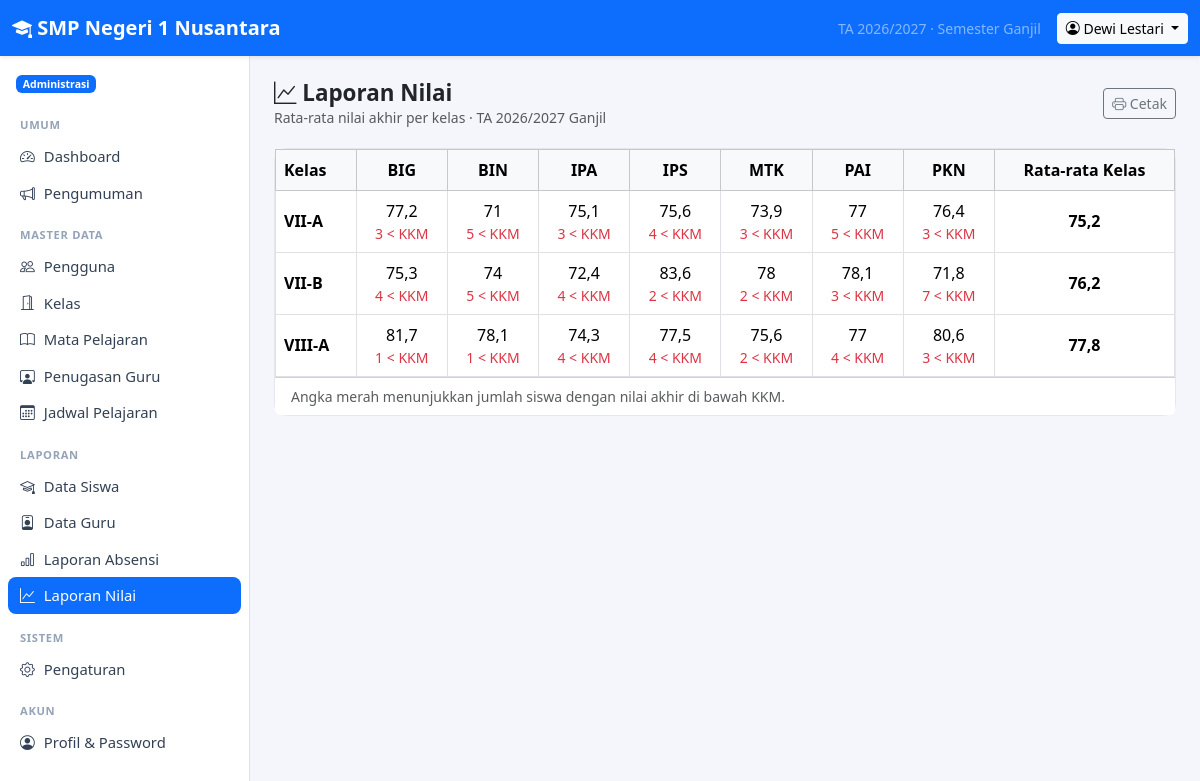
The app's page /index.php?r=laporan/nilai (signed in) with its own data.
### tables this page shows
CREATE TABLE `users` (
  `id` int(11) NOT NULL AUTO_INCREMENT,
  `username` varchar(50) NOT NULL,
  `password_hash` varchar(255) NOT NULL,
  `name` varchar(100) NOT NULL,
  `role` varchar(20) NOT NULL,
  `nip` varchar(30) DEFAULT NULL,
  `email` varchar(100) DEFAULT NULL,
  `phone` varchar(30) DEFAULT NULL,
  `active` int(11) NOT NULL DEFAULT 1,
  `created_at` datetime DEFAULT current_timestamp(),
  PRIMARY KEY (`id`),
  UNIQUE KEY `username` (`username`),
  KEY `idx_users_role` (`role`)
);

CREATE TABLE `subjects` (
  `id` int(11) NOT NULL AUTO_INCREMENT,
  `code` varchar(20) NOT NULL,
  `name` varchar(100) NOT NULL,
  `kkm` int(11) NOT NULL DEFAULT 75,
  PRIMARY KEY (`id`),
  UNIQUE KEY `code` (`code`)
);

CREATE TABLE `classes` (
  `id` int(11) NOT NULL AUTO_INCREMENT,
  `name` varchar(50) NOT NULL,
  `level` int(11) NOT NULL,
  `homeroom_teacher_id` int(11) DEFAULT NULL,
  PRIMARY KEY (`id`),
  UNIQUE KEY `name` (`name`),
  KEY `homeroom_teacher_id` (`homeroom_teacher_id`),
  CONSTRAINT `classes_ibfk_1` FOREIGN KEY (`homeroom_teacher_id`) REFERENCES `users` (`id`) ON DELETE SET NULL
);

### app/helpers.php (called while the page is built, shortened)
<?php
function config(string $key, mixed $default = null): mixed
{
    $value = $GLOBALS['config'];
    foreach (explode('.', $key) as $part) {
        $value = $value[$part];
    }
    return $value;
}
function e(mixed $value): string
{
    return htmlspecialchars((string) ($value ?? ''), ENT_QUOTES, 'UTF-8');
}
function url(string $route = '', array $params = []): string
{
    $query = $route !== '' ? ['r' => $route] + $params : $params;
    return 'index.php' . ($query ? '?' . http_build_query($query) : '');
}
function param(string $key, string $default = ''): string
{
    $v = $_GET[$key] ?? $default;
    return is_string($v) ? trim($v) : $default;
}
function render(string $view, array $data = [], string $title = ''): void
{
    extract($data, EXTR_SKIP);
    require BASE_PATH . '/app/views/' . $view . '.php';
    $content = ob_get_clean();
    require BASE_PATH . '/app/views/layout.php';
}
function role_label(string $role): string
{
    return ROLES[$role] ?? $role;
}
function setting(string $key, string $default = ''): string
{
    static $cache = null;
    if ($cache === null) {
        $cache = [];
        foreach (db_all('SELECT skey, svalue FROM settings') as $row) {
            $cache[$row['skey']] = (string) $row['svalue'];
        }
    }
    return $cache[$key] ?? $default;
}
function period(): array
{
    return [
        'year'     => setting('academic_year', date('Y') . '/' . (date('Y') + 1)),
        'semester' => setting('semester', 'Ganjil'),
    ];
}
function fmt_score(mixed $v): string
{
    $f = (float) $v;
    return floor($f) == $f ? (string) (int) $f : number_format($f, 1, ',', '.');
}

### app/controllers/laporan.php (called while the page is built, shortened)
<?php
function report_grades(): void
{
    $p = period();
    $rows = db_all(
        'SELECT c.id AS class_id, c.name AS class_name, s.id AS subject_id, s.code, s.kkm,
                g.task_score, g.mid_score, g.final_score
         FROM grades g JOIN teaching_assignments ta ON ta.id = g.assignment_id
         JOIN classes c ON c.id = ta.class_id JOIN subjects s ON s.id = ta.subject_id
         WHERE g.academic_year = ? AND g.semester = ?',
        [$p['year'], $p['semester']]
    );
    $subjects = db_all('SELECT id, code, name FROM subjects ORDER BY code');
    $acc = [];
    foreach ($rows as $r) {
        $cell = &$acc[$r['class_id']]['subjects'][$r['subject_id']];
        $acc[$r['class_id']]['name'] = $r['class_name'];
    }
    $classes = db_all('SELECT id, name FROM classes ORDER BY level, name');
    render('laporan/grades', compact('acc', 'subjects', 'classes') + ['period' => $p], 'Laporan Nilai');
}

### public/index.php (called while the page is built, shortened)
<?php
$routes = require BASE_PATH . '/app/routes.php';
$route  = trim(param('r'), '/');
[$file, $handler, $roles] = $routes[$route];
if ($roles !== null) {
    $roles === [] ? require_login() : require_role(...$roles);
}
try {
    $handler();
} catch (Throwable $e) {
    error_log((string) $e);
    if (config('debug')) {
        throw $e;
    }
    abort(500, 'Terjadi kesalahan pada server. Silakan coba lagi.');
}

### app/db.php (called while the page is built, shortened)
<?php
function db(): PDO
{
    static $pdo = null;
    if ($pdo instanceof PDO) {
        return $pdo;
    }
    $c = config('db');
    $options = [
        PDO::ATTR_ERRMODE            => PDO::ERRMODE_EXCEPTION,
        PDO::ATTR_DEFAULT_FETCH_MODE => PDO::FETCH_ASSOC,
        PDO::ATTR_EMULATE_PREPARES   => false,
    ];
    try {
        if ($c['driver'] === 'mysql') {
            $dsn = sprintf('mysql:host=%s;port=%s;dbname=%s;charset=utf8mb4', $c['host'], $c['port'], $c['name']);
            $pdo = new PDO($dsn, $c['user'], $c['pass'], $options);
            $pdo->exec("SET time_zone = '" . date('P') . "'");
        } else {
            $pdo = new PDO('sqlite:' . $c['sqlite_path'], null, null, $options);
            $pdo->exec('PRAGMA foreign_keys = ON');
            $pdo->exec('PRAGMA journal_mode = WAL');
        }
    } catch (PDOException $e) {
        if (PHP_SAPI === 'cli') {
            throw $e;
        }
        error_log((string) $e);
        while (ob_get_level() > 0) {
            ob_end_clean();
        }
        http_response_code(500);
        exit('<!doctype html><html lang="id"><meta charset="utf-8"><meta name="viewport" content="width=device-width, initial-scale=1">'
            . '<title>Database tidak terhubung</title>'
            . '<body style="font-family:system-ui,sans-serif;background:#f4f6fb;margin:0;padding:16px">'
            . '<div style="max-width:640px;margin:64px auto;background:#fff;border:1px solid #e5e7eb;border-radius:12px;padding:28px">'
            . '<h2 style="margin-top:0;color:#b91c1c">Tidak dapat terhubung ke database</h2>'
            . '<p>Aplikasi tidak bisa tersambung ke server database. Periksa hal berikut:</p><ol style="line-height:1.7">'
            . '<li>Nama database, user, dan password di <code>config.local.php</code> (atau <code>config.php</code>) sudah benar.</li>'
            . '<li>User database sudah ditambahkan ke database dengan hak <em>ALL PRIVILEGES</em>.</li>'
            . '<li>File <code>database/sekolah_mysql_kosong.sql</code> atau <code>sekolah_mysql.sql</code> sudah di-import.</li>'
            . '<li>Server MySQL/MariaDB sedang berjalan.</li></ol>'
            . '<p style="color:#64748b;font-size:14px;margin-bottom:0">Detail kesalahan dicatat di log error server.</p></div></body></html>');
    }
    return $pdo;
}
function db_query(string $sql, array $params = []): PDOStatement
{
    $st = db()->prepare($sql);
    $st->execute($params);
    return $st;
}
function db_one(string $sql, array $params = []): ?array
{
    $row = db_query($sql, $params)->fetch();
    return $row === false ? null : $row;
}
function db_all(string $sql, array $params = []): array
{
    return db_query($sql, $params)->fetchAll();
}

### app/auth.php (called while the page is built, shortened)
<?php
function current_user(): ?array
{
    static $user = false;
    if ($user !== false) {
        return $user;
    }
    $uid = $_SESSION['uid'] ?? null;
    $user = $uid ? db_one('SELECT * FROM users WHERE id = ? AND active = 1', [$uid]) : null;
    return $user;
}
function require_login(): array
{
    $u = current_user();
    return $u;
}
function require_role(string ...$roles): array
{
    $u = require_login();
    return $u;
}

### app/menu.php (called while the page is built, shortened)
<?php
function menu_for(string $role): array
{
    $common = ['Umum' => [
        ['Dashboard', '', 'speedometer2'],
        ['Pengumuman', 'pengumuman', 'megaphone'],
    ]];
    $teaching = ['Mengajar' => [
        ['Jadwal Mengajar', 'guru/jadwal', 'calendar-week'],
        ['Input Absensi', 'guru/absensi', 'clipboard-check'],
        ['Input Nilai', 'guru/nilai', 'pencil-square'],
    ]];
    return $common + ($menus[$role] ?? []) + ['Akun' => [['Profil & Password', 'profil', 'person-circle']]];
}

### app/views/laporan/grades.php (the view)
<div class="page-header">
    <div><h1><i class="bi bi-graph-up"></i> Laporan Nilai</h1><div class="small text-muted">Rata-rata nilai akhir per kelas · TA <?= e($period['year']) ?> <?= e($period['semester']) ?></div></div>
    <button type="button" class="btn btn-sm btn-outline-secondary d-print-none" onclick="window.print()"><i class="bi bi-printer"></i> Cetak</button>
</div>
<div class="card"><div class="table-responsive">
    <table class="table table-bordered table-hover mb-0 text-center">
        <thead class="table-light"><tr><th class="text-start">Kelas</th>
            <?php foreach ($subjects as $s): ?><th title="<?= e($s['name']) ?>"><?= e($s['code']) ?></th><?php endforeach; ?>
            <th>Rata-rata Kelas</th></tr></thead>
        <tbody>
        <?php foreach ($classes as $c): $row = $acc[$c['id']]['subjects'] ?? []; $avgs = []; ?>
            <tr><td class="text-start fw-semibold"><?= e($c['name']) ?></td>
                <?php foreach ($subjects as $s): $cell = $row[$s['id']] ?? null; ?>
                    <?php if ($cell): $avg = $cell['sum'] / $cell['n']; $avgs[] = $avg; ?>
                        <td><?= fmt_score(round($avg, 1)) ?><?php if ($cell['below']): ?><div class="small text-danger"><?= (int) $cell['below'] ?> &lt; KKM</div><?php endif; ?></td>
                    <?php else: ?><td class="text-muted">-</td><?php endif; ?>
                <?php endforeach; ?>
                <td class="fw-bold"><?= $avgs ? fmt_score(round(array_sum($avgs) / count($avgs), 1)) : '-' ?></td></tr>
        <?php endforeach; if (!$classes) echo empty_row(count($subjects) + 2); ?>
        </tbody>
    </table>
</div>
<div class="card-footer bg-white small text-muted">Angka merah menunjukkan jumlah siswa dengan nilai akhir di bawah KKM.</div>
</div>

### app/views/layout.php (shortened to what this page needs)
<?php
$me = current_user();
$currentRoute = trim(param('r'), '/');
$schoolName = setting('school_name', config('app_name'));
$p = period();
?>
<!doctype html>
<html lang="id">
<head>
    <link href="assets/vendor/bootstrap/bootstrap.min.css" rel="stylesheet">
    <link href="assets/vendor/bootstrap-icons/bootstrap-icons.min.css" rel="stylesheet">
    <link href="assets/app.css" rel="stylesheet">
</head>
<body>
<?php if ($me): ?>
<nav class="navbar navbar-dark bg-primary sticky-top shadow-sm d-print-none">
    <div class="container-fluid">
        <a class="navbar-brand fw-semibold me-auto" href="<?= url() ?>"><i class="bi bi-mortarboard-fill"></i> <?= e($schoolName) ?></a>
        <span class="navbar-text text-white-50 small d-none d-md-inline me-3">
            TA <?= e($p['year']) ?> · Semester <?= e($p['semester']) ?>
        </span>
        <div class="dropdown">
            <button class="btn btn-sm btn-light dropdown-toggle" data-bs-toggle="dropdown">
                <i class="bi bi-person-circle"></i> <span class="d-none d-sm-inline"><?= e($me['name']) ?></span>
            </button>
        </div>
    </div>
</nav>
<div class="d-flex">
    <aside class="offcanvas-lg offcanvas-start sidebar border-end bg-body d-print-none" tabindex="-1" id="sidebar">
        <div class="offcanvas-body d-block p-2">
            <div class="px-2 py-2 mb-2 small">
                <span class="badge text-bg-primary"><?= e(role_label($me['role'])) ?></span>
            </div>
            <?php foreach (menu_for($me['role']) as $section => $items): ?>
                <div class="menu-section"><?= e($section) ?></div>
                <ul class="nav nav-pills flex-column mb-2">
                    <?php foreach ($items as [$label, $route, $icon]):
                        $active = $currentRoute === $route || ($route !== '' && str_starts_with($currentRoute, $route . '/')); ?>
                        <li class="nav-item">
                            <a class="nav-link<?= $active ? ' active' : '' ?>" href="<?= url($route) ?>">
                                <i class="bi bi-<?= e($icon) ?>"></i> <?= e($label) ?>
                            </a>
                        </li>
                    <?php endforeach; ?>
                </ul>
            <?php endforeach; ?>
        </div>
    </aside>
    <main class="flex-grow-1 p-3 p-md-4 main-content">
        <?= $content ?>
    </main>
</div>
<?php else: ?>
    <?= $content ?>
<?php endif; ?>
</body>
</html>

### public/assets/app.css (style rules this page uses)
body { background: #f4f6fb; }
.sidebar { width: 250px; flex-shrink: 0; min-height: calc(100vh - 56px); }
@media (min-width: 992px) { .sidebar { position: sticky; top: 56px; height: calc(100vh - 56px); overflow-y: auto; } }
.sidebar .nav-link { color: #334155; border-radius: .5rem; padding: .45rem .75rem; font-size: .925rem; }
.sidebar .nav-link.active { background: var(--bs-primary); color: #fff; }
.sidebar .nav-link i { width: 1.25rem; display: inline-block; }
.menu-section { font-size: .7rem; text-transform: uppercase; letter-spacing: .06em; color: #94a3b8; padding: .5rem .75rem .25rem; font-weight: 600; }
.main-content { min-width: 0; }
.card { border-radius: .8rem; border-color: #e5e7eb; }
.table > :not(caption) > * > * { vertical-align: middle; }
.page-header { display: flex; flex-wrap: wrap; gap: .75rem; justify-content: space-between; align-items: center; margin-bottom: 1.25rem; }
.page-header h1 { font-size: 1.4rem; margin: 0; font-weight: 600; }

### records on screen
users: name "Dewi Lestari", role "Administrasi"
subjects: code "BIG"
subjects: code "BIN"
subjects: code "IPA"
subjects: code "IPS"
subjects: code "MTK"
subjects: code "PAI"
subjects: code "PKN"
classes: name "VII-A", id "77,2", id "3", id "71", id "5", id "75,1", id "75,6", id "4", id "73,9", id "77", id "76,4", avgs "75,2"
classes: name "VII-B", id "75,3", id "4", id "74", id "5", id "72,4", id "83,6", id "2", id "78", id "78,1", id "3", id "71,8", id "7", avgs "76,2"
classes: name "VIII-A", id "81,7", id "1", id "78,1", id "74,3", id "4", id "77,5", id "75,6", id "2", id "77", id "80,6", id "3", avgs "77,8"

### other values on screen
$schoolName "SMP Negeri 1 Nusantara"
$p['year'] "2026/2027"
$p['semester'] "Ganjil"
$section "UMUM"
$label "Dashboard"
$label "Pengumuman"
$section "MASTER DATA"
$label "Pengguna"
$label "Kelas"
$label "Mata Pelajaran"
$label "Penugasan Guru"
$label "Jadwal Pelajaran"
$section "LAPORAN"
$label "Data Siswa"
$label "Data Guru"
